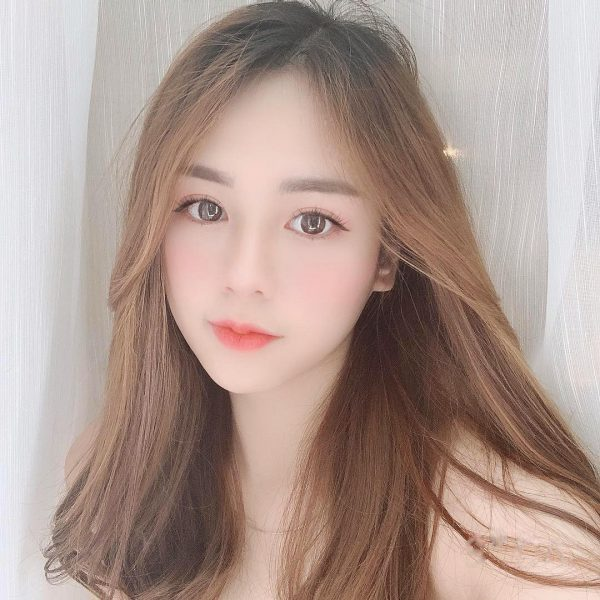
#> input picture test/girl1.jpg, 600 x 600 px
$ python drawing_rect.py
#> lines starting #> are read from the running program, lines starting #| are printed output that depends on the picture; after the words box and inside, x2 and y2 are one past the last pixel; in counts of white or black regions, pixels touching at a corner belong together
import cv2 as cv
import numpy as np

img_gray = cv.imread("girl1.jpg", cv.IMREAD_GRAYSCALE)
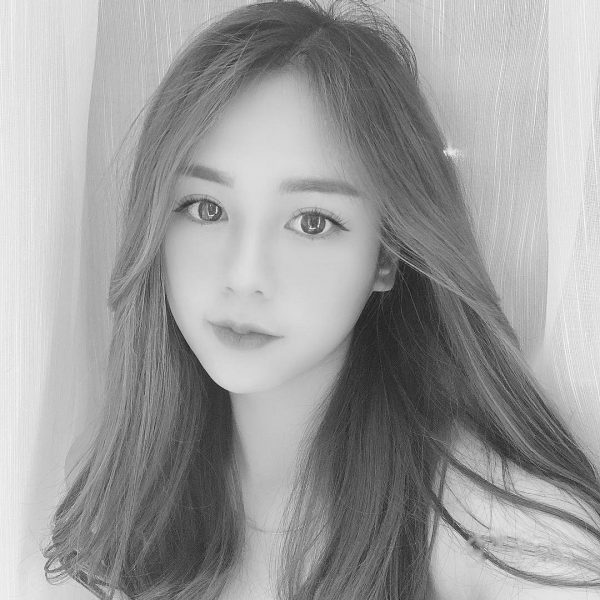
#> img_gray: shape (600, 600); min 24, max 253, mean 157.9
image = cv.imread("girl1.jpg")
#> image is the input picture: shape (600, 600, 3); mean B, G, R 144.4, 152.6, 173.7
cv.imshow("Girl Color", image)

# create a pic by numpy
pic = np.zeros((500, 500, 3), dtype='uint8')
# draw rectangle at 0,0 with width = 300, height = 300, and with color (255,255,255)
cv.rectangle(pic, (0, 0), (300, 300), (255, 255, 255), 3, lineType=8, shift=0)
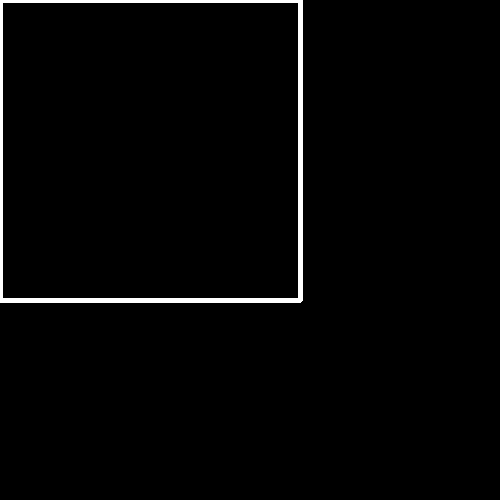
#> pic: shape (500, 500, 3); 1.9% white; 1 white region, box (x1, y1, x2, y2) and area: (0, 0, 303, 303) 4781
cv.line(pic, (0, 0), (300, 300), (123, 123, 123))
color = (255, 0, 255)
cv.circle(pic, (150, 150), 100, color)
cv.line(pic, (300, 0), (0, 300), color)

content = "Le Quoc Tuan"
font = cv.FONT_HERSHEY_DUPLEX
cv.putText(pic, content, (0, 150), font, 2, color, 4, cv.LINE_8)
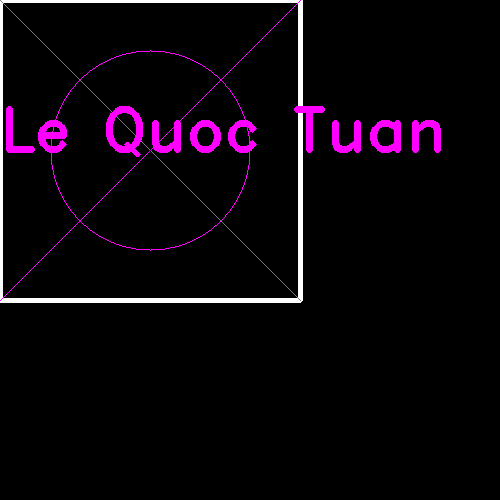
#> pic: shape (500, 500, 3); mean of channels 0, 1, 2 11.5, 5, 11.5; drawn as B, G, R

cv.imshow("dark", pic)

cv.waitKey(0)
cv.destroyAllWindows()

$ run again, with test/girl2.jpg copied over test/girl1.jpg
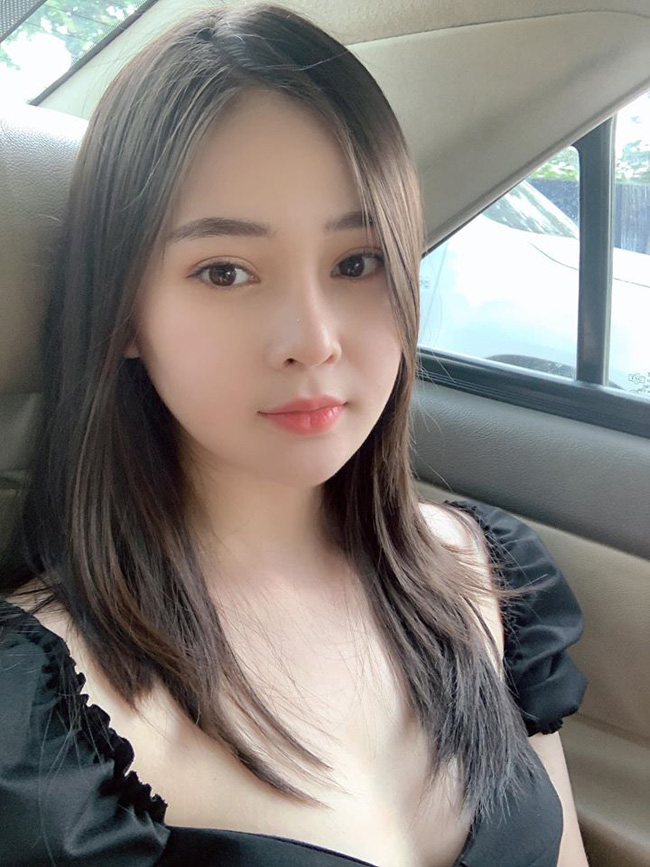
#> input picture test/girl2.jpg, 650 x 867 px
#> `img_gray = cv.imread("girl1.jpg", cv.IMREAD_GRAYSCALE)`:
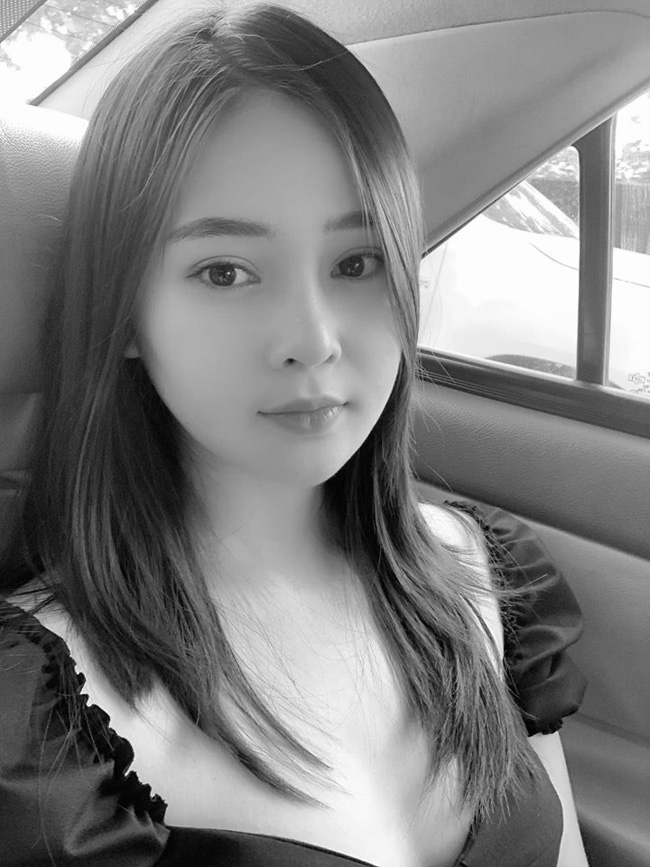
#> img_gray: shape (867, 650); min 0, max 255, mean 127.6
#> image is the input picture: shape (867, 650, 3); mean B, G, R 121.9, 126.5, 132.1
